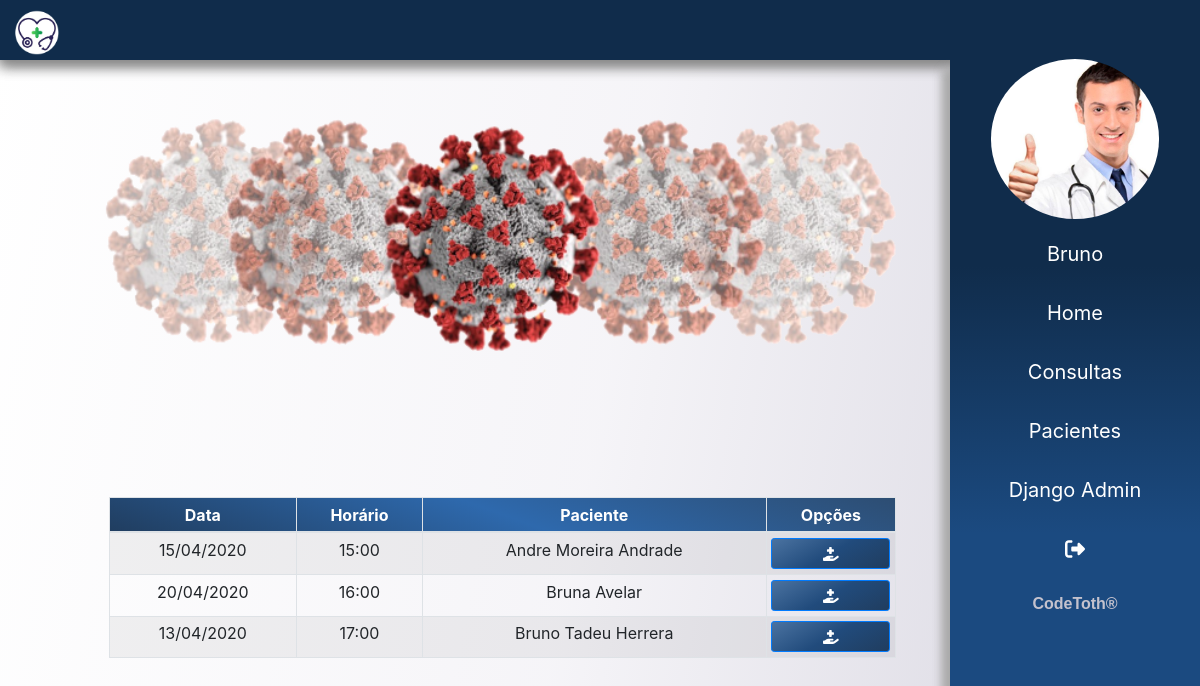
The page /dashboard/ (signed in) on the database as committed earlier.
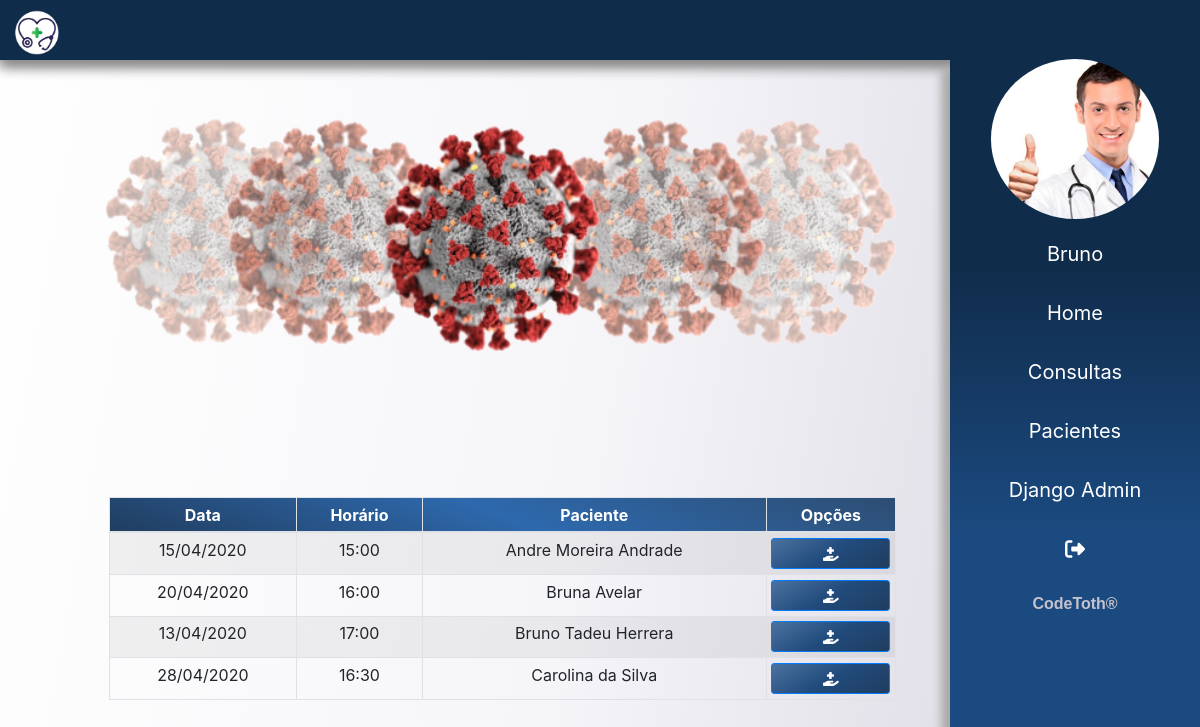
The same page on the database as committed later.
### app/consulta/models.py (models this page shows)
class Consulta(models.Model):
    data = models.DateTimeField()
    medico = models.ForeignKey(Medico, on_delete=models.CASCADE)
    atendente = models.ForeignKey(Atendente, on_delete=models.CASCADE)
    paciente = models.ForeignKey(Paciente, on_delete=models.CASCADE)

### app/paciente/models.py (models this page shows)
class Paciente(models.Model):
    nome = models.CharField(max_length=200)
    sexo = models.CharField(max_length=1)
    data_nascimento = models.DateField()
    cpf = models.CharField(max_length=20, unique=True)
    rg = models.CharField(max_length=20, unique=True)
    carteira_convenio = models.CharField(max_length=30, unique=True)
    peso = models.FloatField()
    altura = models.FloatField()
    endereco = models.CharField(max_length=250)
    end_num = models.IntegerField(max_length=10)
    complemento = models.CharField(max_length=50, blank=True)
    email = models.CharField(max_length=50)
    telefone = models.CharField(max_length=14)
    celular = models.CharField(max_length=15)

### app/usuario/views.py (the view)
# urls.py: path('dashboard/', dashboard, name='dashboard')
def dashboard(request):
    if request.user.is_authenticated:
        dados =  get_dados(request)
        if dados['tipo'] == 1:
            lst_consultas = Consulta.objects.filter(medico=dados['usuario'])
            lst_consultas = separa_data_hr(lst_consultas)
            dados['consultas'] = lst_consultas
    return render(request, 'usuarios/index.html', dados)

### templates/usuarios/index.html (shortened to what this page needs)
{% extends 'base.html' %}
{% load static %}
{% block content %}
   {% if tipo == 1 %}
        {% include 'medico/main.html' %}
    {% endif %}
{% endblock%}

### templates/consulta/consultas_medico.html (shortened to what this page needs)
{% extends 'base.html' %}
{% load static %}
{% block content %}
<div class="col-10">
    <table class="col-10 table table-sm table-bordered table-striped mx-auto text-center agenda" id="consultas">
        <thead class="colorCustom">
            <tr>
                <th scope="col">Data</th>
                <th scope="col">Horário</th>
                <th scope="col">Paciente</th>
                <th scope="col">Opções</th>
            </tr>
        </thead>
        <tbody>
            {% for consulta in consultas %}
            <tr>
                <th scope="row">{{ consulta.data }}</th>
                <th scope="row">{{ consulta.hora }}</th>
                <td>{{ consulta.paciente.nome }}</td>
                <td>
                    <a href="{% url 'det-exame' consulta.paciente.id  %}" class="btn btnCustom btn-sm btn-block btn-primary"> <i class="fas fa-hand-holding-medical"></i></a>
                </td>
            </tr>
            {% endfor %}
        </tbody>
    </table>
</div>
{% endblock %}

Rows that differ between the two databases and show on the page:
added Consulta: data "28/04/2020", hora "16:30", paciente.nome "Carolina da Silva"
